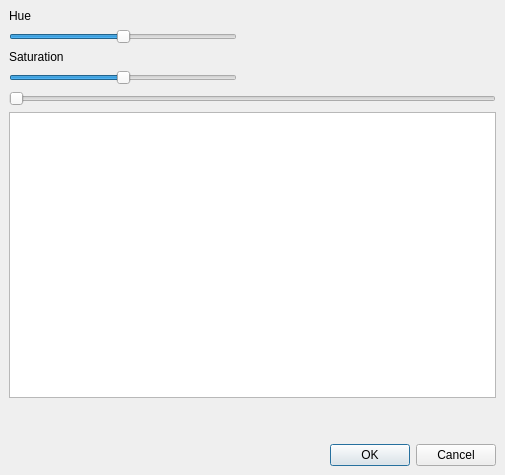
<ui version="4.0" >
 <class>Dialog</class>
 <widget class="QDialog" name="Dialog" >
  <property name="geometry" >
   <rect>
    <x>0</x>
    <y>0</y>
    <width>505</width>
    <height>475</height>
   </rect>
  </property>
  <property name="windowTitle" >
   <string>Hue</string>
  </property>
  <layout class="QGridLayout" >
   <property name="margin" >
    <number>9</number>
   </property>
   <property name="spacing" >
    <number>6</number>
   </property>
   <item row="4" column="0" colspan="3" >
    <widget class="QDialogButtonBox" name="buttonBox" >
     <property name="orientation" >
      <enum>Qt::Horizontal</enum>
     </property>
     <property name="standardButtons" >
      <set>QDialogButtonBox::Cancel|QDialogButtonBox::NoButton|QDialogButtonBox::Ok</set>
     </property>
    </widget>
   </item>
   <item row="3" column="2" >
    <spacer>
     <property name="orientation" >
      <enum>Qt::Vertical</enum>
     </property>
     <property name="sizeType" >
      <enum>QSizePolicy::Ignored</enum>
     </property>
     <property name="sizeHint" >
      <size>
       <width>20</width>
       <height>40</height>
      </size>
     </property>
    </spacer>
   </item>
   <item row="0" column="1" >
    <spacer>
     <property name="orientation" >
      <enum>Qt::Horizontal</enum>
     </property>
     <property name="sizeHint" >
      <size>
       <width>40</width>
       <height>20</height>
      </size>
     </property>
    </spacer>
   </item>
   <item row="1" column="0" colspan="3" >
    <widget class="QSlider" name="horizontalSlider" >
     <property name="orientation" >
      <enum>Qt::Horizontal</enum>
     </property>
    </widget>
   </item>
   <item row="2" column="0" colspan="3" >
    <widget class="QGraphicsView" name="graphicsView" />
   </item>
   <item row="0" column="0" >
    <layout class="QVBoxLayout" >
     <property name="margin" >
      <number>0</number>
     </property>
     <property name="spacing" >
      <number>6</number>
     </property>
     <item>
      <widget class="QLabel" name="label_3" >
       <property name="text" >
        <string>Hue</string>
       </property>
      </widget>
     </item>
     <item>
      <widget class="QSlider" name="horizontalSliderHue" >
       <property name="minimum" >
        <number>-90</number>
       </property>
       <property name="maximum" >
        <number>90</number>
       </property>
       <property name="orientation" >
        <enum>Qt::Horizontal</enum>
       </property>
      </widget>
     </item>
     <item>
      <widget class="QLabel" name="label_4" >
       <property name="text" >
        <string>Saturation</string>
       </property>
      </widget>
     </item>
     <item>
      <widget class="QSlider" name="horizontalSliderSaturation" >
       <property name="minimum" >
        <number>-10</number>
       </property>
       <property name="maximum" >
        <number>10</number>
       </property>
       <property name="orientation" >
        <enum>Qt::Horizontal</enum>
       </property>
      </widget>
     </item>
    </layout>
   </item>
  </layout>
 </widget>
 <resources/>
 <connections>
  <connection>
   <sender>buttonBox</sender>
   <signal>accepted()</signal>
   <receiver>Dialog</receiver>
   <slot>accept()</slot>
   <hints>
    <hint type="sourcelabel" >
     <x>248</x>
     <y>254</y>
    </hint>
    <hint type="destinationlabel" >
     <x>157</x>
     <y>274</y>
    </hint>
   </hints>
  </connection>
  <connection>
   <sender>buttonBox</sender>
   <signal>rejected()</signal>
   <receiver>Dialog</receiver>
   <slot>reject()</slot>
   <hints>
    <hint type="sourcelabel" >
     <x>316</x>
     <y>260</y>
    </hint>
    <hint type="destinationlabel" >
     <x>286</x>
     <y>274</y>
    </hint>
   </hints>
  </connection>
 </connections>
</ui>
